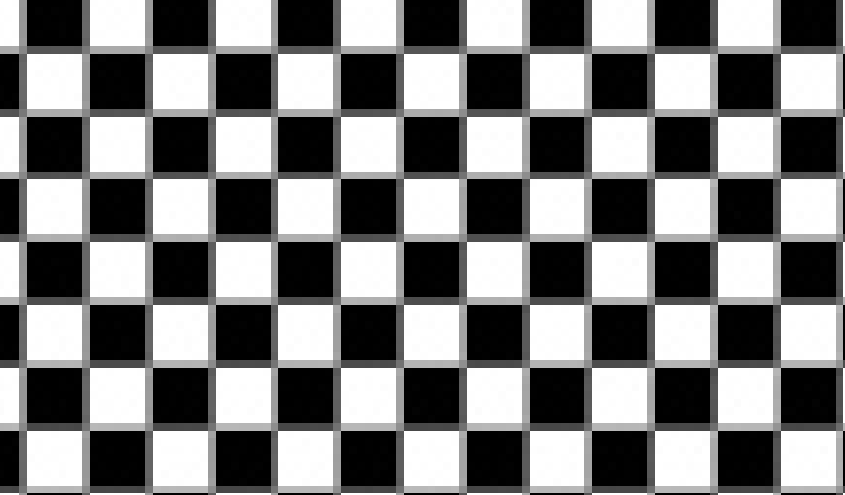
//> input picture capter6/ex6.3.6/ex6.3.6/1.PNG, 845 x 495 px
$ ./main   (built with g++ and OpenCV 4)
//> lines starting //> are read from the running program, lines starting //| are printed output that depends on the picture
#include <opencv2/opencv.hpp>
#include <iostream>
using namespace std;
using namespace cv;

Mat g_srcImage, g_dstImage;
int g_nTrackbarNumer = 0;
int g_nStructElementSize = 3;

void Process();
void on_TrackbarNumchange(int, void *);
void on_ElementSizeChange(int ,void *);

int main()
{
	g_srcImage = imread("1.png");
//> g_srcImage is the input picture: 495 rows x 845 cols, CV_8UC3; min 0, max 255, mean 127.6
	namedWindow("原图");
	imshow("原图", g_srcImage);

	namedWindow("效果图");
	Mat element = getStructuringElement(MORPH_RECT,
		Size(2*g_nStructElementSize+1, 2*g_nStructElementSize+1),
		Point(g_nStructElementSize, g_nStructElementSize));
	erode(g_srcImage, g_dstImage, element);
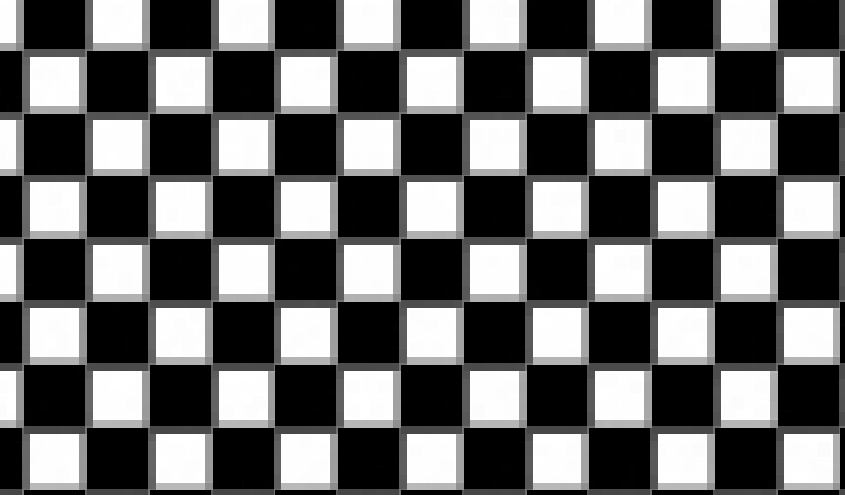
//> g_dstImage: 495 rows x 845 cols, CV_8UC3; min 0, max 255, mean 104.7
	imshow("效果图", g_dstImage);

	createTrackbar("腐蚀/膨胀","效果图",&g_nTrackbarNumer, 1, on_TrackbarNumchange);
//> slider '腐蚀/膨胀' is set to 1
	createTrackbar("内核尺寸","效果图", &g_nStructElementSize, 21, on_ElementSizeChange);

	while(char(waitKey(1)) != 'q'){}
//> in Process, `dilate(g_srcImage, g_dstImage, element);`:
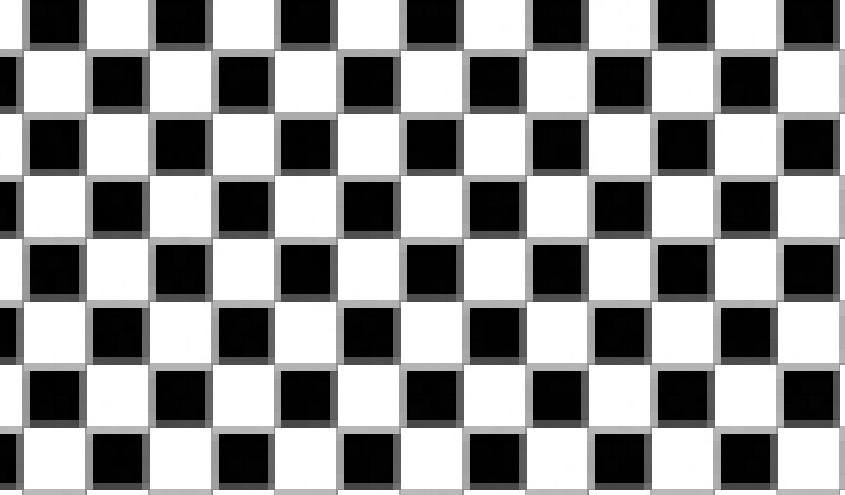
//> g_dstImage: 495 rows x 845 cols, CV_8UC3; min 0, max 255, mean 150.4
//> the 'q' key is pressed

	return 0;
}

void Process()
{
	Mat element = getStructuringElement(MORPH_RECT,
		Size(2*g_nStructElementSize+1, 2*g_nStructElementSize+1),
		Point(g_nStructElementSize, g_nStructElementSize));

	if(g_nTrackbarNumer == 0)
	{
		erode(g_srcImage, g_dstImage, element);
	}
	else
	{
		dilate(g_srcImage, g_dstImage, element);
	}

	imshow("效果图", g_dstImage);

}

void on_TrackbarNumchange(int, void *)
{
	Process();
}

void on_ElementSizeChange(int, void *)
{
	Process();
}
